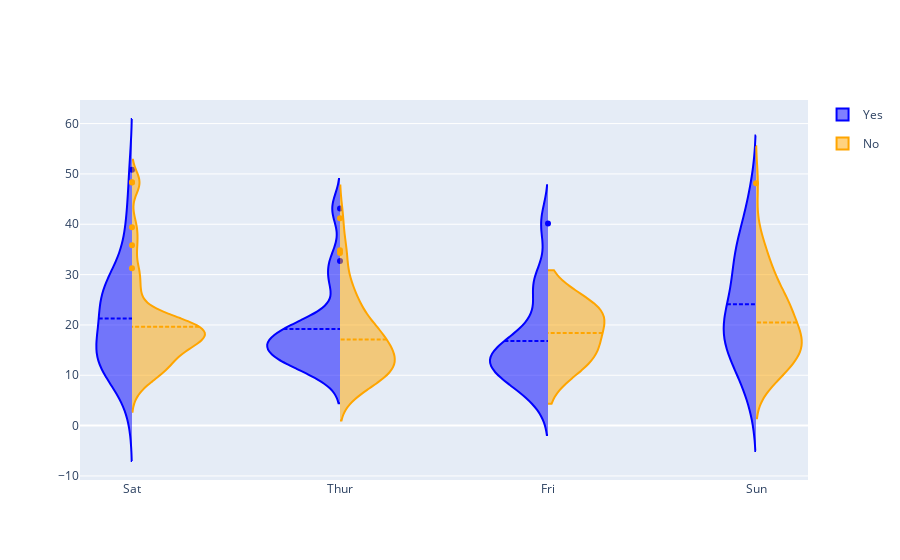

This figure's notebook cell:
### Code cell
# importar graph_objects (tomado de https://plotly.com/python/violin/)
import plotly.graph_objects as go


df = pd.read_csv("https://raw.githubusercontent.com/plotly/datasets/master/violin_data.csv")

fig = go.Figure()

fig.add_trace(go.Violin(x=df['day'][ df['smoker'] == 'Yes' ],
                        y=df['total_bill'][ df['smoker'] == 'Yes' ],
                        legendgroup='Yes', scalegroup='Yes', name='Yes',
                        side='negative',
                        line_color='blue')
             )
fig.add_trace(go.Violin(x=df['day'][ df['smoker'] == 'No' ],
                        y=df['total_bill'][ df['smoker'] == 'No' ],
                        legendgroup='No', scalegroup='No', name='No',
                        side='positive',
                        line_color='orange')
             )
fig.update_traces(meanline_visible=True)
fig.update_layout(violingap=0, violinmode='overlay')
fig.show()

### Figure 1 — Plotly figure (JSON) as saved in the notebook; plotly's stock layout.template omitted (floating-point values rounded to 4 significant figures; data arrays with more than 128 entries replaced by an {"elided": "..."} marker saying what was removed)
{"data": [{"legendgroup": "Yes", "line": {"color": "blue"}, "meanline": {"visible": true}, "name": "Yes", "scalegroup": "Yes", "side": "negative", "type": "violin", "x": ["Sat", "Sat", "Sat", "Sat", "Sat", "Sat", "Sat", "Sat", "Sat", "Sat", "Sat", "Thur", "Thur", "Fri", "Fri", "Fri", "Fri", "Fri", "Fri", "Fri", "Fri", "Fri", "Sat", "Sat", "Sat", "Sat", "Sat", "Sat", "Thur", "Sun", "Sat", "Sat", "Sat", "Sat", "Sun", "Sun", "Sun", "Sun", "Sun", "Sun", "Sun", "Sun", "Sun", "Sun", "Sun", "Sun", "Sun", "Sun", "Sun", "Sun", "Sun", "Sun", "Thur", "Thur", "Thur", "Thur", "Thur", "Thur", "Thur", "Thur", "Thur", "Thur", "Thur", "Thur", "Thur", "Thur", "Sat", "Sat", "Sat", "Sat", "Sat", "Sat", "Sat", "Sat", "Sat", "Sat", "Sat", "Sat", "Sat", "Fri", "Fri", "Fri", "Fri", "Fri", "Fri", "Sat", "Sat", "Sat", "Sat", "Sat", "Sat", "Sat", "Sat"], "y": [38.01, 11.24, 20.29, 13.81, 11.02, 18.29, 3.07, 15.01, 26.86, 25.28, 17.92, 19.44, 32.68, 28.97, 5.75, 16.32, 40.17, 27.28, 12.03, 21.01, 11.35, 15.38, 44.3, 22.42, 15.36, 20.49, 25.21, 14.31, 16, 17.51, 10.59, 10.63, 50.81, 15.81, 7.25, 31.85, 16.82, 32.9, 17.89, 14.48, 9.6, 34.63, 34.65, 23.33, 45.35, 23.17, 40.55, 20.9, 30.46, 18.15, 23.1, 15.69, 19.81, 28.44, 15.48, 16.58, 10.34, 43.11, 13, 13.51, 18.71, 12.74, 13, 16.4, 20.53, 16.47, 26.59, 38.73, 24.27, 12.76, 30.06, 25.89, 13.27, 28.17, 12.9, 28.15, 11.59, 7.74, 30.14, 12.16, 13.42, 8.58, 13.42, 16.27, 10.09, 22.12, 24.01, 15.69, 15.53, 12.6, 32.83, 27.18, 22.67]}, {"legendgroup": "No", "line": {"color": "orange"}, "meanline": {"visible": true}, "name": "No", "scalegroup": "No", "side": "positive", "type": "violin", "x": {"elided": "151 str values"}, "y": {"elided": "151 float values"}}], "layout": {"violingap": 0, "violinmode": "overlay"}}
